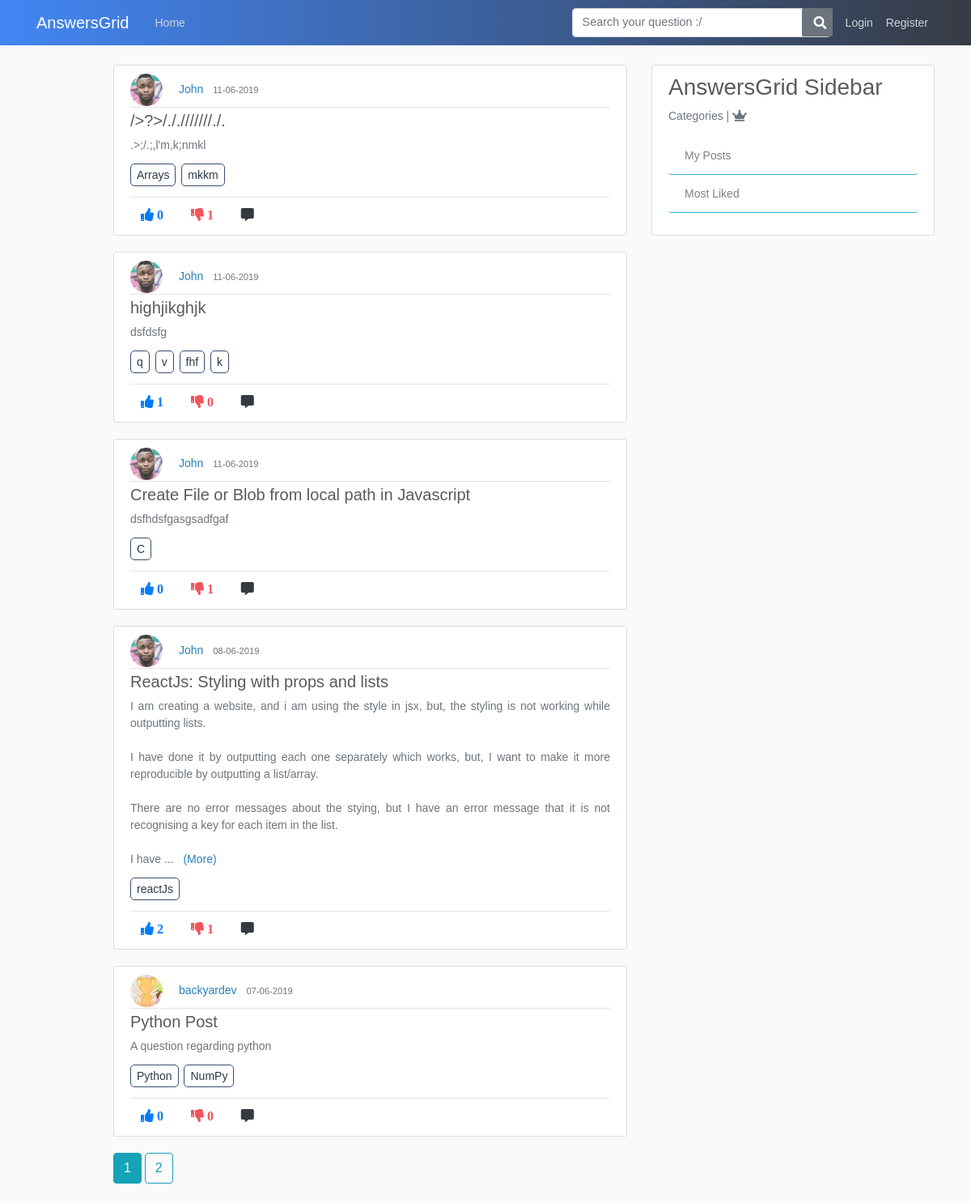
The page /home on the database its author committed.
### application/models.py (models this page shows, shortened)
class Post(db.Model):
    id = db.Column(db.Integer, primary_key=True)
    title = db.Column(db.String(100), nullable=False)
    content = db.Column(db.Text, nullable=False)
    date_posted = db.Column(db.DateTime, nullable=False, default=datetime.utcnow)
    like_count = db.Column(db.Integer, nullable=False, default=0)
    dislike_count = db.Column(db.Integer, nullable=False, default=0)
    user_id = db.Column(db.Integer, db.ForeignKey('user.id'), nullable=False)
    comments = db.relationship('Comment', backref='commentOnPost', lazy=True)
    answers = db.relationship('Answer', backref='answerOnPost', lazy=True)
    favourites = db.relationship('Favourite', backref='favour_post', lazy=True)

class User(db.Model, UserMixin):
    id = db.Column(db.Integer, primary_key=True)
    username = db.Column(db.String(20), unique=True, nullable=False)
    email = db.Column(db.String(120), unique=True, nullable=False)
    image_file = db.Column(db.String(20), nullable=False, default='default.jpg')
    password = db.Column(db.String(60), nullable=False)
    posts = db.relationship('Post', backref='author', lazy=True)
    answers = db.relationship('Answer', backref="author", lazy=True)
    comments = db.relationship('Comment', backref='author', lazy=True)
    answercomments = db.relationship('AnswerComment', backref='author', lazy=True)
    favourites = db.relationship('Favourite', backref='author', lazy=True)

class tagposts(db.Model):
    id = db.Column(db.Integer, primary_key=True, nullable=False)
    post_id = db.Column(db.Integer, db.ForeignKey('post.id'), nullable=False)
    tag_id = db.Column(db.Integer, db.ForeignKey('tags.tag_id'), nullable=False)

class Tags(db.Model):
    tag_id = db.Column(db.Integer, primary_key=True, nullable=False)
    tag_title = db.Column(db.String,nullable=False)

### application/routes.py (the view)
@app.route("/")
@app.route("/home")
def home():
    page = request.args.get('page',1,type=int)
    posts = Post.query.order_by(Post.date_posted.desc()).paginate(page=page, per_page=5)
    joinedTables = db.session.query(tagposts.post_id,tagposts.tag_id,Tags.tag_title,Post.title,Post.user_id,Post.like_count,Post.content).join(Tags).join(Post).all()
    recommended_items_default = []
    items = db.session.query(Post).order_by(Post.date_posted.desc()).all()
    if not items:
        recommended_items_default.clear()
    else:
        for x in items:
            recommended_items_default.append(x.id)
        print('default', recommended_items_default)
    if current_user.is_authenticated:
        print('in auth')
        uid = current_user.id
        print('uid: ', uid)
        furl = "http://mayankms02.pythonanywhere.com/api/sCLAzIJDKmi1SfWLeapXYA/data_delivery/tag_item"
        params = {"uid": uid}
        response = req.post(furl,params=params)
        if str(response) == '<Response [200]>':
            print(response.text)
            print('resp 200')
            recommended_items = json.loads(response.text)
            if not recommended_items:
                flash("No posts on the site, Add a post to start!", 'info')
                return redirect('/post/new')
            else:
                return render_template('home.html', posts=posts, joinedTables=joinedTables, recommended_items=recommended_items)
        else:
            print(response)
            return jsonify("error")
    else:
        return render_template('home.html', posts=posts, recommended_items=recommended_items_default, joinedTables=joinedTables)

### application/templates/home.html (shortened to what this page needs)
{% extends "layout.html" %}
{% block content %}
{% for x in recommended_items %}
{% for post in posts.items %}
{% if  post.id == x %}
<article class="media content-section">
    <div class="media-body">
        <img class="rounded-circle article-img" src="{{ url_for('static', filename='profile_pics/' + post.author.image_file) }}">
        <a class="mr-2" href="{{ url_for('user_posts', username=post.author.username) }}">{{ post.author.username }}</a>
        <small class="text-muted">{{ post.date_posted.strftime('%d-%m-%Y') }}</small>
        <div class="article-metadata">
        </div>
        <h5 class="text-justify"><a class="article-title" href="{{ url_for('comment_post', post_id=post.id) }}">{{ post.title }}</a></h5>
        <p class="article-content more text-justify text-muted">{{ post.content}}</p>
        {% for tag in joinedTables %}
        {% if post.id == tag[0] %}
        <a class="article-content tag-style text-justify" href="{{ url_for('tags', tag_title=tag.tag_title) }}">{{ tag.tag_title }}</a>
        {% endif %}
        {% endfor %}
        <hr>
        <div class="footRow">
            {% if current_user.is_authenticated %}
            <a><i class="fas fa-thumbs-up mr-1 btn upvote" id="/vote/{{post.id}}/{{current_user.id}}" onclick="contentDisp(this);">  {{ post.like_count }} </i></a>
            <a><i class="fas fa-thumbs-down mr-1 btn upvote" id="/downvote/{{post.id}}/{{current_user.id}}" onclick="contentDisp(this);" >  {{ post.dislike_count }} </i></a>
            <a href="{{url_for('comment_post', post_id=post.id)}}"><i class="fas fa-comment-alt mr-1 btn text-dark"></i></a>
            <a href="{{url_for('favourite_post', post_id=post.id)}}"><i class="fas fa-heart mr-1 btn"></i></a>
            <a class="a2a_dd" href="https://www.addtoany.com/share"><i class="far fa-share-square btn"></i></a>
            {% else %}
            <a href="{{url_for('login')}}"><i class="fas fa-thumbs-up mr-1 btn text-primary upvote"> {{ post.like_count }}</i></a>
            <a href="{{url_for('login')}}"><i class="fas fa-thumbs-down mr-1 btn"> {{ post.dislike_count }} </i></a>
            <a href="{{url_for('comment_post', post_id=post.id)}}"><i class="fas fa-comment-alt mr-1 btn text-dark"></i></a> {% endif %}
        </div>
    </div>
</article>
{% endif %}
{% endfor %}
{% endfor %}
{% for page_num in posts.iter_pages(left_edge=1, right_edge=1, left_current=1, right_current=2) %}
{% if page_num %}
  {% if posts.page == page_num %}
    <a class="btn btn-info mb-4" href="{{ url_for('home', page=page_num) }}">{{ page_num }}</a>
  {% else %}
    <a class="btn btn-outline-info mb-4" href="{{ url_for('home', page=page_num) }}">{{ page_num }}</a>
  {% endif %}
{% else %}
...
{% endif %}
{% endfor %}
{% endblock content %}

### application/static/main.css (style rules this page uses)
body { background: #fafafa; color: #333333; margin-top: 5rem; }
h1, h2, h3, h4, h5, h6 { color: #444444; }
.content-section { background: #ffffff; padding: 10px 20px; border: 1px solid #dddddd; border-radius: 3px; margin-bottom: 20px; }
.article-title { color: #444444; }
.article-content { white-space: pre-line; }
.article-img { height: 40px; width: 40px; margin-right: 16px; }
.article-metadata { padding-bottom: 1px; margin-bottom: 4px; border-bottom: 1px solid #e3e3e3 }

### application/templates/layout.html (style rules this page uses)
body { color: #2e2626; margin-top: 5rem; font-size: 14px; font-weight: unset; line-height: 1.5; font-family: Arial; }
img { display: inline; }
.footRow { margin-top: -10px; }
.tag-style { margin-right: 3px; border: 1px solid #3a4e70; padding: 5px 7px; border-radius: 5px; color: #2C3A47 }
a { color: #2980b9; }
.fa-thumbs-up { color: #4286f4; }
.fa-thumbs-down { color: #f1545b }
.article-title { color: #595a60; }

### rows shown on the page
Post: image_file (picture), author.username "John", date_posted "11-06-2019", title "/>?>/././//////./.", content ".>;/.;,l'm,k;nmkl", like_count "0", dislike_count "1"
tagposts: tag_title "Arrays"
tagposts: tag_title "mkkm"
Post: image_file (picture), author.username "John", date_posted "11-06-2019", title "highjikghjk", content "dsfdsfg", like_count "1", dislike_count "0"
tagposts: tag_title "q"
tagposts: tag_title "v"
tagposts: tag_title "fhf"
tagposts: tag_title "k"
Post: image_file (picture), author.username "John", date_posted "11-06-2019", title "Create File or Blob from local path in Javascript", content "dsfhdsfgasgsadfgaf", like_count "0", dislike_count "1"
tagposts: tag_title "C"
Post: image_file (picture), author.username "John", date_posted "08-06-2019", title "ReactJs: Styling with props and lists", content "I am creating a website, and i am using the style in jsx, but, the styling is not working while outputting lists. I have done it by outputting each one separately which works, but, I want to make it more reproducible by outputting a list/array. There are no error messages about the stying, but I have an error message that it is not recognising a key for each item in the list. I have", like_count "2", dislike_count "1"
tagposts: tag_title "reactJs"
Post: image_file (picture), author.username "backyardev", date_posted "07-06-2019", title "Python Post", content "A question regarding python", like_count "0", dislike_count "0"
tagposts: tag_title "Python"
tagposts: tag_title "NumPy"

### other values the page prints
{{ page_num }} "1"
{{ page_num }} "2"
